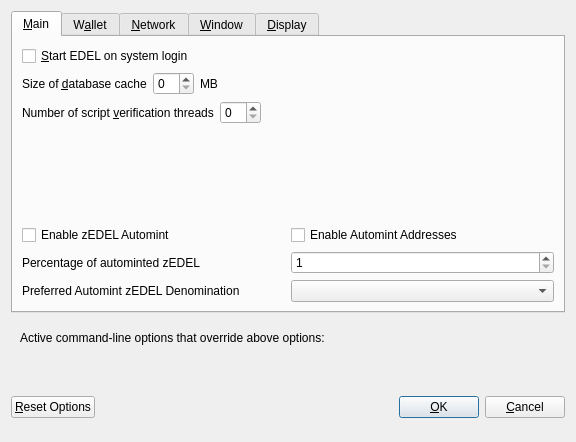
<?xml version="1.0" encoding="UTF-8"?>
<ui version="4.0">
 <class>OptionsDialog</class>
 <widget class="QDialog" name="OptionsDialog">
  <property name="geometry">
   <rect>
    <x>0</x>
    <y>0</y>
    <width>576</width>
    <height>442</height>
   </rect>
  </property>
  <property name="windowTitle">
   <string>Options</string>
  </property>
  <property name="modal">
   <bool>true</bool>
  </property>
  <layout class="QVBoxLayout" name="verticalLayout">
   <item>
    <widget class="QTabWidget" name="tabWidget">
     <property name="currentIndex">
      <number>0</number>
     </property>
     <widget class="QWidget" name="tabMain">
      <attribute name="title">
       <string>&amp;Main</string>
      </attribute>
      <layout class="QVBoxLayout" name="verticalLayout_Main">
       <item>
        <widget class="QCheckBox" name="bitcoinAtStartup">
         <property name="toolTip">
          <string>Automatically start EDEL after logging in to the system.</string>
         </property>
         <property name="text">
          <string>&amp;Start EDEL on system login</string>
         </property>
        </widget>
       </item>
       <item>
        <layout class="QHBoxLayout" name="horizontalLayout_2_Main">
         <item>
          <widget class="QLabel" name="databaseCacheLabel">
           <property name="text">
            <string>Size of &amp;database cache</string>
           </property>
           <property name="textFormat">
            <enum>Qt::PlainText</enum>
           </property>
           <property name="buddy">
            <cstring>databaseCache</cstring>
           </property>
          </widget>
         </item>
         <item>
          <widget class="QSpinBox" name="databaseCache"/>
         </item>
         <item>
          <widget class="QLabel" name="databaseCacheUnitLabel">
           <property name="text">
            <string>MB</string>
           </property>
           <property name="textFormat">
            <enum>Qt::PlainText</enum>
           </property>
          </widget>
         </item>
         <item>
          <spacer name="horizontalSpacer_2_Main">
           <property name="orientation">
            <enum>Qt::Horizontal</enum>
           </property>
           <property name="sizeHint" stdset="0">
            <size>
             <width>40</width>
             <height>20</height>
            </size>
           </property>
          </spacer>
         </item>
        </layout>
       </item>
       <item>
        <layout class="QHBoxLayout" name="horizontalLayout_3_Main">
         <item>
          <widget class="QLabel" name="threadsScriptVerifLabel">
           <property name="text">
            <string>Number of script &amp;verification threads</string>
           </property>
           <property name="textFormat">
            <enum>Qt::PlainText</enum>
           </property>
           <property name="buddy">
            <cstring>threadsScriptVerif</cstring>
           </property>
          </widget>
         </item>
         <item>
          <widget class="QSpinBox" name="threadsScriptVerif">
           <property name="toolTip">
            <string>(0 = auto, &lt;0 = leave that many cores free)</string>
           </property>
          </widget>
         </item>
         <item>
          <spacer name="horizontalSpacer_3_Main">
           <property name="orientation">
            <enum>Qt::Horizontal</enum>
           </property>
           <property name="sizeHint" stdset="0">
            <size>
             <width>40</width>
             <height>20</height>
            </size>
           </property>
          </spacer>
         </item>
        </layout>
       </item>
       <item>
        <spacer name="verticalSpacer_2">
         <property name="orientation">
          <enum>Qt::Vertical</enum>
         </property>
         <property name="sizeHint" stdset="0">
          <size>
           <width>20</width>
           <height>40</height>
          </size>
         </property>
        </spacer>
       </item>
       <item>
        <widget class="QWidget" name="verticalZpivOptionsWidget" native="true">
         <layout class="QVBoxLayout" name="verticalZpivOptionsLayout">
          <property name="margin">
           <number>0</number>
          </property>
          <item>
           <layout class="QHBoxLayout" name="horizontalAutomintingLayout">
            <item>
             <widget class="QCheckBox" name="checkBoxZeromintEnable">
              <property name="toolTip">
               <string>Enable automatic minting of EDEL units to zEDEL</string>
              </property>
              <property name="layoutDirection">
               <enum>Qt::LeftToRight</enum>
              </property>
              <property name="text">
               <string>Enable zEDEL Automint</string>
              </property>
             </widget>
            </item>
            <item>
             <widget class="QCheckBox" name="checkBoxZeromintAddresses">
              <property name="toolTip">
               <string>Enable automatic zEDEL minting from specific addresses</string>
              </property>
              <property name="layoutDirection">
               <enum>Qt::LeftToRight</enum>
              </property>
              <property name="text">
               <string>Enable Automint Addresses</string>
              </property>
             </widget>
            </item>
           </layout>
          </item>
          <item>
           <layout class="QHBoxLayout" name="horizontalZmintPercentageLayout">
            <item>
             <widget class="QLabel" name="percentage_label">
              <property name="toolTip">
               <string>Percentage of incoming EDEL which get automatically converted to zEDEL via Zerocoin Protocol (min: 10%)</string>
              </property>
              <property name="text">
               <string>Percentage of autominted zEDEL</string>
              </property>
             </widget>
            </item>
            <item>
             <widget class="QSpinBox" name="zeromintPercentage">
              <property name="minimum">
               <number>1</number>
              </property>
              <property name="maximum">
               <number>100</number>
              </property>
             </widget>
            </item>
           </layout>
          </item>
          <item>
           <layout class="QHBoxLayout" name="horizontalLayout" stretch="0,0">
            <property name="sizeConstraint">
             <enum>QLayout::SetFixedSize</enum>
            </property>
            <item>
             <widget class="QLabel" name="labelPreferredDenom">
              <property name="maximumSize">
               <size>
                <width>16777215</width>
                <height>16777215</height>
               </size>
              </property>
              <property name="toolTip">
               <string>Wait with automatic conversion to Zerocoin until enough EDEL for this denomination is available</string>
              </property>
              <property name="text">
               <string>Preferred Automint zEDEL Denomination</string>
              </property>
             </widget>
            </item>
            <item>
             <widget class="QComboBox" name="preferredDenom">
              <property name="maximumSize">
               <size>
                <width>16777215</width>
                <height>27</height>
               </size>
              </property>
              <property name="toolTip">
               <string>Wait with automatic conversion to Zerocoin until enough EDEL for this denomination is available</string>
              </property>
              <property name="maxVisibleItems">
               <number>9</number>
              </property>
              <property name="maxCount">
               <number>9</number>
              </property>
             </widget>
            </item>
           </layout>
          </item>
         </layout>
        </widget>
       </item>
      </layout>
     </widget>
     <widget class="QWidget" name="tabWallet">
      <attribute name="title">
       <string>W&amp;allet</string>
      </attribute>
      <layout class="QVBoxLayout" name="verticalLayout_Wallet">
       <item>
        <layout class="QHBoxLayout" name="horizontalLayout_2_Wallet">
         <item>
          <widget class="QLabel" name="labelStakeSplitThresholdText">
           <property name="text">
            <string>Stake split threshold:</string>
           </property>
          </widget>
         </item>
         <item>
          <widget class="QSpinBox" name="spinBoxStakeSplitThreshold">
           <property name="minimum">
            <number>1</number>
           </property>
           <property name="maximum">
            <number>999999</number>
           </property>
          </widget>
         </item>
        </layout>
       </item>
       <item>
        <widget class="QGroupBox" name="groupBox">
         <property name="title">
          <string>Expert</string>
         </property>
         <layout class="QVBoxLayout" name="verticalLayout_2">
          <item>
           <widget class="QCheckBox" name="coinControlFeatures">
            <property name="toolTip">
             <string>Whether to show coin control features or not.</string>
            </property>
            <property name="text">
             <string>Enable coin &amp;control features</string>
            </property>
           </widget>
          </item>
          <item>
           <widget class="QCheckBox" name="showMasternodesTab">
            <property name="toolTip">
             <string>Show additional tab listing all your masternodes in first sub-tab&lt;br/&gt;and all masternodes on the network in second sub-tab.</string>
            </property>
            <property name="text">
             <string>Show Masternodes Tab</string>
            </property>
           </widget>
          </item>
          <item>
           <widget class="QCheckBox" name="spendZeroConfChange">
            <property name="toolTip">
             <string>If you disable the spending of unconfirmed change, the change from a transaction&lt;br/&gt;cannot be used until that transaction has at least one confirmation.&lt;br/&gt;This also affects how your balance is computed.</string>
            </property>
            <property name="text">
             <string>&amp;Spend unconfirmed change</string>
            </property>
           </widget>
          </item>
         </layout>
        </widget>
       </item>
       <item>
        <spacer name="verticalSpacer_Wallet">
         <property name="orientation">
          <enum>Qt::Vertical</enum>
         </property>
         <property name="sizeHint" stdset="0">
          <size>
           <width>20</width>
           <height>40</height>
          </size>
         </property>
        </spacer>
       </item>
      </layout>
     </widget>
     <widget class="QWidget" name="tabNetwork">
      <attribute name="title">
       <string>&amp;Network</string>
      </attribute>
      <layout class="QVBoxLayout" name="verticalLayout_Network">
       <item>
        <widget class="QCheckBox" name="mapPortUpnp">
         <property name="toolTip">
          <string>Automatically open the EDEL client port on the router. This only works when your router supports UPnP and it is enabled.</string>
         </property>
         <property name="text">
          <string>Map port using &amp;UPnP</string>
         </property>
        </widget>
       </item>
       <item>
        <widget class="QCheckBox" name="allowIncoming">
         <property name="toolTip">
          <string>Accept connections from outside</string>
         </property>
         <property name="text">
          <string>Allow incoming connections</string>
         </property>
        </widget>
       </item>
       <item>
        <widget class="QCheckBox" name="connectSocks">
         <property name="toolTip">
          <string>Connect to the EDEL network through a SOCKS5 proxy.</string>
         </property>
         <property name="text">
          <string>&amp;Connect through SOCKS5 proxy (default proxy):</string>
         </property>
        </widget>
       </item>
       <item>
        <layout class="QHBoxLayout" name="horizontalLayout_1_Network">
         <item>
          <widget class="QLabel" name="proxyIpLabel">
           <property name="text">
            <string>Proxy &amp;IP:</string>
           </property>
           <property name="textFormat">
            <enum>Qt::PlainText</enum>
           </property>
           <property name="buddy">
            <cstring>proxyIp</cstring>
           </property>
          </widget>
         </item>
         <item>
          <widget class="QValidatedLineEdit" name="proxyIp">
           <property name="minimumSize">
            <size>
             <width>140</width>
             <height>0</height>
            </size>
           </property>
           <property name="maximumSize">
            <size>
             <width>140</width>
             <height>16777215</height>
            </size>
           </property>
           <property name="toolTip">
            <string>IP address of the proxy (e.g. IPv4: 127.0.0.1 / IPv6: ::1)</string>
           </property>
          </widget>
         </item>
         <item>
          <widget class="QLabel" name="proxyPortLabel">
           <property name="text">
            <string>&amp;Port:</string>
           </property>
           <property name="textFormat">
            <enum>Qt::PlainText</enum>
           </property>
           <property name="buddy">
            <cstring>proxyPort</cstring>
           </property>
          </widget>
         </item>
         <item>
          <widget class="QLineEdit" name="proxyPort">
           <property name="minimumSize">
            <size>
             <width>55</width>
             <height>0</height>
            </size>
           </property>
           <property name="maximumSize">
            <size>
             <width>55</width>
             <height>16777215</height>
            </size>
           </property>
           <property name="toolTip">
            <string>Port of the proxy (e.g. 9050)</string>
           </property>
          </widget>
         </item>
         <item>
          <spacer name="horizontalSpacer_1_Network">
           <property name="orientation">
            <enum>Qt::Horizontal</enum>
           </property>
           <property name="sizeHint" stdset="0">
            <size>
             <width>40</width>
             <height>20</height>
            </size>
           </property>
          </spacer>
         </item>
        </layout>
       </item>
       <item>
        <spacer name="verticalSpacer_Network">
         <property name="orientation">
          <enum>Qt::Vertical</enum>
         </property>
         <property name="sizeHint" stdset="0">
          <size>
           <width>20</width>
           <height>40</height>
          </size>
         </property>
        </spacer>
       </item>
      </layout>
     </widget>
     <widget class="QWidget" name="tabWindow">
      <attribute name="title">
       <string>&amp;Window</string>
      </attribute>
      <layout class="QVBoxLayout" name="verticalLayout_Window">
       <item>
        <widget class="QCheckBox" name="minimizeToTray">
         <property name="toolTip">
          <string>Show only a tray icon after minimizing the window.</string>
         </property>
         <property name="text">
          <string>&amp;Minimize to the tray instead of the taskbar</string>
         </property>
        </widget>
       </item>
       <item>
        <widget class="QCheckBox" name="minimizeOnClose">
         <property name="toolTip">
          <string>Minimize instead of exit the application when the window is closed. When this option is enabled, the application will be closed only after selecting Quit in the menu.</string>
         </property>
         <property name="text">
          <string>M&amp;inimize on close</string>
         </property>
        </widget>
       </item>
       <item>
        <spacer name="verticalSpacer_Window">
         <property name="orientation">
          <enum>Qt::Vertical</enum>
         </property>
         <property name="sizeHint" stdset="0">
          <size>
           <width>20</width>
           <height>40</height>
          </size>
         </property>
        </spacer>
       </item>
      </layout>
     </widget>
     <widget class="QWidget" name="tabDisplay">
      <attribute name="title">
       <string>&amp;Display</string>
      </attribute>
      <layout class="QVBoxLayout" name="verticalLayout_Display">
       <item>
        <layout class="QHBoxLayout" name="horizontalLayout_1_Display">
         <item>
          <widget class="QLabel" name="langLabel">
           <property name="text">
            <string>User Interface &amp;language:</string>
           </property>
           <property name="textFormat">
            <enum>Qt::PlainText</enum>
           </property>
           <property name="buddy">
            <cstring>lang</cstring>
           </property>
          </widget>
         </item>
         <item>
          <widget class="QValueComboBox" name="lang">
           <property name="toolTip">
            <string>The user interface language can be set here. This setting will take effect after restarting EDEL.</string>
           </property>
          </widget>
         </item>
        </layout>
       </item>
       <item>
        <widget class="QLabel" name="label_3">
         <property name="toolTip">
          <string notr="true"/>
         </property>
         <property name="statusTip">
          <string notr="true"/>
         </property>
         <property name="whatsThis">
          <string notr="true"/>
         </property>
         <property name="accessibleName">
          <string notr="true"/>
         </property>
         <property name="text">
          <string>Language missing or translation incomplete? Help contributing translations here:
https://discord.gg/ARRRgQzpdZ</string>
         </property>
         <property name="wordWrap">
          <bool>true</bool>
         </property>
         <property name="openExternalLinks">
          <bool>true</bool>
         </property>
         <property name="textInteractionFlags">
          <set>Qt::TextBrowserInteraction</set>
         </property>
        </widget>
       </item>
       <item>
        <layout class="QHBoxLayout" name="horizontalLayout_2_Display" stretch="0,0">
         <item>
          <widget class="QLabel" name="themeLabel">
           <property name="text">
            <string>User Interface Theme:</string>
           </property>
          </widget>
         </item>
         <item>
          <widget class="QValueComboBox" name="theme"/>
         </item>
        </layout>
       </item>
       <item>
        <widget class="QWidget" name="verticalZpivDisplayWidget" native="true">
         <layout class="QVBoxLayout" name="verticalZpivDisplayLayout">
          <property name="margin">
           <number>0</number>
          </property>
          <item>
           <widget class="Line" name="line">
            <property name="orientation">
             <enum>Qt::Horizontal</enum>
            </property>
           </widget>
          </item>
          <item>
           <layout class="QHBoxLayout" name="horizontalLayout_3_Display">
            <item>
             <widget class="QLabel" name="unitLabel">
              <property name="text">
               <string>Unit to show amounts in:</string>
              </property>
              <property name="textFormat">
               <enum>Qt::PlainText</enum>
              </property>
             </widget>
            </item>
            <item>
             <widget class="QValueComboBox" name="unit">
              <property name="toolTip">
               <string>Choose the default subdivision unit to show in the interface and when sending coins.</string>
              </property>
             </widget>
            </item>
           </layout>
          </item>
          <item>
           <layout class="QHBoxLayout" name="horizontalLayout_4_Display">
            <item>
             <widget class="QLabel" name="digitsLabel">
              <property name="text">
               <string>Decimal digits</string>
              </property>
             </widget>
            </item>
            <item>
             <widget class="QValueComboBox" name="digits"/>
            </item>
           </layout>
          </item>
          <item>
           <layout class="QHBoxLayout" name="horizontalLayout_5_Display">
            <item>
             <widget class="QCheckBox" name="checkBoxHideZeroBalances">
              <property name="toolTip">
               <string>Hide empty balances</string>
              </property>
              <property name="layoutDirection">
               <enum>Qt::LeftToRight</enum>
              </property>
              <property name="text">
               <string>Hide empty balances</string>
              </property>
             </widget>
            </item>
            <item>
             <widget class="QCheckBox" name="checkBoxHideOrphans">
              <property name="toolTip">
               <string>Hide orphan stakes in transaction lists</string>
              </property>
              <property name="text">
               <string>Hide orphan stakes</string>
              </property>
             </widget>
            </item>
            <item>
             <spacer name="horizontalSpacer">
              <property name="orientation">
               <enum>Qt::Horizontal</enum>
              </property>
              <property name="sizeHint" stdset="0">
               <size>
                <width>40</width>
                <height>20</height>
               </size>
              </property>
             </spacer>
            </item>
           </layout>
          </item>
          <item>
           <layout class="QHBoxLayout" name="horizontalLayout_6_Display">
            <item>
             <widget class="QLabel" name="thirdPartyTxUrlsLabel">
              <property name="toolTip">
               <string>Third party URLs (e.g. a block explorer) that appear in the transactions tab as context menu items. %s in the URL is replaced by transaction hash. Multiple URLs are separated by vertical bar |.</string>
              </property>
              <property name="text">
               <string>Third party transaction URLs</string>
              </property>
             </widget>
            </item>
            <item>
             <widget class="QLineEdit" name="thirdPartyTxUrls">
              <property name="toolTip">
               <string>Third party URLs (e.g. a block explorer) that appear in the transactions tab as context menu items. %s in the URL is replaced by transaction hash. Multiple URLs are separated by vertical bar |.</string>
              </property>
             </widget>
            </item>
           </layout>
          </item>
         </layout>
        </widget>
       </item>
       <item>
        <spacer name="verticalSpacer">
         <property name="orientation">
          <enum>Qt::Vertical</enum>
         </property>
         <property name="sizeHint" stdset="0">
          <size>
           <width>20</width>
           <height>40</height>
          </size>
         </property>
        </spacer>
       </item>
      </layout>
     </widget>
    </widget>
   </item>
   <item>
    <widget class="QFrame" name="frame">
     <layout class="QVBoxLayout" name="verticalLayout_Bottom">
      <item>
       <layout class="QHBoxLayout" name="horizontalLayout_Bottom">
        <item>
         <widget class="QLabel" name="overriddenByCommandLineInfoLabel">
          <property name="text">
           <string>Active command-line options that override above options:</string>
          </property>
          <property name="textFormat">
           <enum>Qt::PlainText</enum>
          </property>
         </widget>
        </item>
        <item>
         <spacer name="horizontalSpacer_Bottom">
          <property name="orientation">
           <enum>Qt::Horizontal</enum>
          </property>
          <property name="sizeHint" stdset="0">
           <size>
            <width>40</width>
            <height>20</height>
           </size>
          </property>
         </spacer>
        </item>
       </layout>
      </item>
      <item>
       <widget class="QLabel" name="overriddenByCommandLineLabel">
        <property name="text">
         <string/>
        </property>
        <property name="textFormat">
         <enum>Qt::PlainText</enum>
        </property>
        <property name="wordWrap">
         <bool>true</bool>
        </property>
       </widget>
      </item>
     </layout>
    </widget>
   </item>
   <item>
    <layout class="QHBoxLayout" name="horizontalLayout_Buttons">
     <item>
      <widget class="QPushButton" name="resetButton">
       <property name="toolTip">
        <string>Reset all client options to default.</string>
       </property>
       <property name="text">
        <string>&amp;Reset Options</string>
       </property>
       <property name="autoDefault">
        <bool>false</bool>
       </property>
      </widget>
     </item>
     <item>
      <spacer name="horizontalSpacer_1">
       <property name="orientation">
        <enum>Qt::Horizontal</enum>
       </property>
       <property name="sizeHint" stdset="0">
        <size>
         <width>40</width>
         <height>48</height>
        </size>
       </property>
      </spacer>
     </item>
     <item>
      <widget class="QLabel" name="statusLabel">
       <property name="minimumSize">
        <size>
         <width>200</width>
         <height>0</height>
        </size>
       </property>
       <property name="font">
        <font>
         <weight>75</weight>
         <bold>true</bold>
        </font>
       </property>
       <property name="text">
        <string/>
       </property>
       <property name="textFormat">
        <enum>Qt::PlainText</enum>
       </property>
       <property name="wordWrap">
        <bool>true</bool>
       </property>
      </widget>
     </item>
     <item>
      <spacer name="horizontalSpacer_2">
       <property name="orientation">
        <enum>Qt::Horizontal</enum>
       </property>
       <property name="sizeHint" stdset="0">
        <size>
         <width>40</width>
         <height>48</height>
        </size>
       </property>
      </spacer>
     </item>
     <item>
      <widget class="QPushButton" name="okButton">
       <property name="text">
        <string>&amp;OK</string>
       </property>
       <property name="autoDefault">
        <bool>false</bool>
       </property>
       <property name="default">
        <bool>true</bool>
       </property>
      </widget>
     </item>
     <item>
      <widget class="QPushButton" name="cancelButton">
       <property name="text">
        <string>&amp;Cancel</string>
       </property>
       <property name="autoDefault">
        <bool>false</bool>
       </property>
      </widget>
     </item>
    </layout>
   </item>
  </layout>
 </widget>
 <customwidgets>
  <customwidget>
   <class>QValidatedLineEdit</class>
   <extends>QLineEdit</extends>
   <header>qvalidatedlineedit.h</header>
  </customwidget>
  <customwidget>
   <class>QValueComboBox</class>
   <extends>QComboBox</extends>
   <header>qvaluecombobox.h</header>
  </customwidget>
 </customwidgets>
 <resources/>
 <connections/>
</ui>
